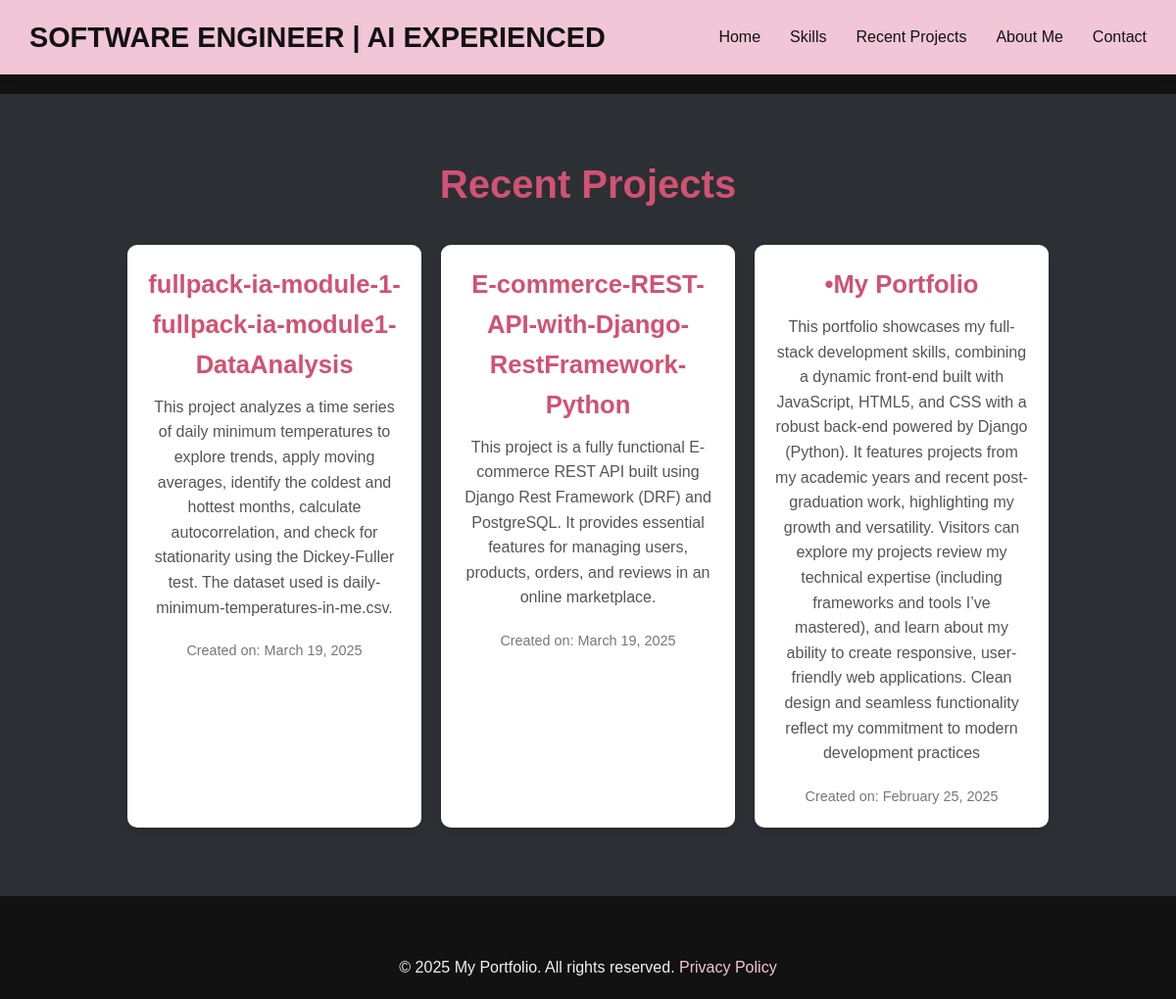
Screenshot of /recent-projects/ with the database file from the repository.
### main/models.py (models this page shows, shortened)
class Project(models.Model):
    title = models.CharField(max_length=200)
    description = models.TextField()
    tags = models.ManyToManyField(Tag, related_name="projects") # like pythons js django kol projet shnua aandu
    link = models.URLField(max_length=200, blank=True) #Link for the github project and blank = true , it's okey to not have a link for the project
    created_at = models.DateTimeField(auto_now_add=True)

### main/views.py (the view)
# urls.py: path('recent-projects/', views.recent_projects, name='recent_projects'),
def recent_projects(request):
    recent_projects = Project.objects.order_by('-created_at')[:3]  # Modify as needed to get the most recent ones
    return render(request, 'recent_projects.html', {'recent_projects': recent_projects})

### main/templates/recent_projects.html (shortened to what this page needs)
{% extends 'base.html' %}
{% load static %}
{% block extrahead %}
    <link rel="stylesheet" href="{% static 'css/contact.css' %}">
    <link rel="stylesheet" href="{% static 'css/recent_projects.css' %}">
{% endblock extrahead %}
{% block content %}
    <h1>Recent Projects</h1>
    <div class="recent-projects">
        {% for project in recent_projects %}
            <div class="project-card">
                <a href="{% url 'project_detail' project.id %}" class="project-link">
                    <h2>{{ project.title }}</h2>
                    <p>{{ project.description }}</p>
                    <span>Created on: {{ project.created_at|date:"F j, Y" }}</span>
                </a>
            </div>
        {% endfor %}
    </div>
{% endblock content %}

### main/static/css/base.css (style rules this page uses)
* { box-sizing: border-box; margin: 0; padding: 0; font-family: "Arial", sans-serif; }
body { font-family: "Segoe UI", Tahoma, Geneva, Verdana, sans-serif; line-height: 1.6; color: #f1f1f1; background-color: #000; padding: 20px; }
a { color: #d15272; text-decoration: none; }

### main/static/css/recent_projects.css (style rules this page uses)
body { font-family: Arial, sans-serif; background-color: #f7f7f7; margin: 0; padding: 0; }
h1 { font-size: 2.5em; text-align: center; margin-top: 20px; color: #d15272; }
.recent-projects { display: flex; flex-wrap: wrap; justify-content: center; gap: 20px; padding: 30px; }
.project-card { background-color: white; border-radius: 10px; box-shadow: 0 4px 8px rgba(0, 0, 0, 0.1); width: 300px; padding: 20px; text-align: center; transition: transform 0.3s ease, box-shadow 0.3s ease; }
.project-card h2 { color: #d15272; font-size: 1.6em; margin-bottom: 10px; }
.project-card p { font-size: 1em; color: #555; line-height: 1.6; margin-bottom: 20px; }
.project-card span { font-size: 0.9em; color: #777; display: block; margin-top: 10px; }

### main/templates/base.html (style rules this page uses)
* { margin: 0; padding: 0; box-sizing: border-box; }
body { font-family: 'Segoe UI', Tahoma, Geneva, Verdana, sans-serif; background-color: #121212; color: #f1f1f1; line-height: 1.6; margin: 0; }
a { text-decoration: none; color: inherit; }

### rows the page displays
Project: title "fullpack-ia-module-1-fullpack-ia-module1-DataAnalysis", description "This project analyzes a time series of daily minimum temperatures to explore trends, apply moving averages, identify the coldest and hottest months, calculate autocorrelation, and check for stationarity using the Dickey-Fuller test. The dataset used is daily-minimum-temperatures-in-me.csv.", created_at "March 19, 2025"
Project: title "E-commerce-REST-API-with-Django-RestFramework-Python", description "This project is a fully functional E-commerce REST API built using Django Rest Framework (DRF) and PostgreSQL. It provides essential features for managing users, products, orders, and reviews in an online marketplace.", created_at "March 19, 2025"
Project: title "•My Portfolio", description "This portfolio showcases my full-stack development skills, combining a dynamic front-end built with JavaScript, HTML5, and CSS with a robust back-end powered by Django (Python). It features projects from my academic years and recent post-graduation work, highlighting my growth and versatility. Visitors can explore my projects review my technical expertise (including frameworks and tools I’ve mastered), and learn about my ability to create responsive, user-friendly web applications. Clean design and seamless functionality reflect my commitment to modern development practices", created_at "February 25, 2025"
